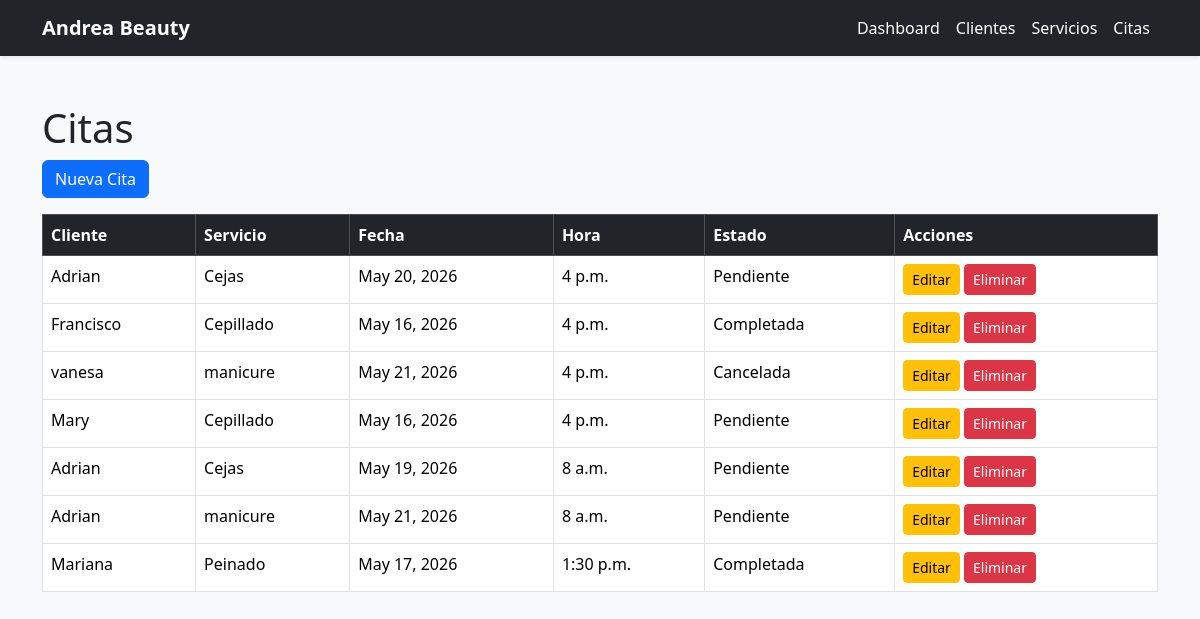
Page /citas/ on the committed database.
### salon/models.py (models this page shows, shortened)
class Cita(models.Model):
    ESTADOS = [
        ('Pendiente', 'Pendiente'),
        ('Completada', 'Completada'),
        ('Cancelada', 'Cancelada'),
    ]
    cliente = models.ForeignKey(
        Cliente,
        on_delete=models.CASCADE
    )
    servicio = models.ForeignKey(
        Servicio,
        on_delete=models.CASCADE
    )
    fecha = models.DateField()
    hora = models.TimeField()
    estado = models.CharField(
        max_length=20,
        choices=ESTADOS,
        default='Pendiente'
    )

class Cliente(models.Model):
    nombre = models.CharField(max_length=100)
    telefono = models.CharField(max_length=20)
    email = models.EmailField()
    fecha_registro = models.DateTimeField(auto_now_add=True)
    def __str__(self):
        return self.nombre

class Servicio(models.Model):
    nombre = models.CharField(max_length=100)
    descripcion = models.TextField()
    precio = models.DecimalField(max_digits=8, decimal_places=2)
    duracion = models.IntegerField()
    def __str__(self):
        return self.nombre

### salon/views.py (the view)
class CitaListView(ListView):
    model = Cita
    template_name = 'salon/citas/list.html'
    context_object_name = 'citas'

### salon/templates/salon/citas/list.html
{% extends 'salon/base.html' %}
{% block content %}
<h1>Citas</h1>
<a href="{% url 'salon:cita_create' %}"
class="btn btn-primary mb-3">
Nueva Cita
</a>
<table class="table table-hover table-bordered">
    <thead class="table-dark">
        <tr>
            <th>Cliente</th>
            <th>Servicio</th>
            <th>Fecha</th>
            <th>Hora</th>
            <th>Estado</th>
            <th>Acciones</th>
        </tr>
    </thead>
    <tbody>
        {% for cita in citas %}
        <tr>
            <td>{{ cita.cliente }}</td>
            <td>{{ cita.servicio }}</td>
            <td>{{ cita.fecha }}</td>
            <td>{{ cita.hora }}</td>
            <td>{{ cita.estado }}</td>
            <td>
                <a href="{% url 'salon:cita_update' cita.id %}"
                class="btn btn-warning btn-sm">
                    Editar
                </a>
                <a href="{% url 'salon:cita_delete' cita.id %}"
                class="btn btn-danger btn-sm">
                    Eliminar
                </a>
            </td>
        </tr>
        {% endfor %}
    </tbody>
</table>
{% endblock %}

### rows in the picture
Cita: cliente "Adrian", servicio "Cejas", fecha "May 20, 2026", hora "4 p.m.", estado "Pendiente"
Cita: cliente "Francisco", servicio "Cepillado", fecha "May 16, 2026", hora "4 p.m.", estado "Completada"
Cita: cliente "vanesa", servicio "manicure", fecha "May 21, 2026", hora "4 p.m.", estado "Cancelada"
Cita: cliente "Mary", servicio "Cepillado", fecha "May 16, 2026", hora "4 p.m.", estado "Pendiente"
Cita: cliente "Adrian", servicio "Cejas", fecha "May 19, 2026", hora "8 a.m.", estado "Pendiente"
Cita: cliente "Adrian", servicio "manicure", fecha "May 21, 2026", hora "8 a.m.", estado "Pendiente"
Cita: cliente "Mariana", servicio "Peinado", fecha "May 17, 2026", hora "1:30 p.m.", estado "Completada"
